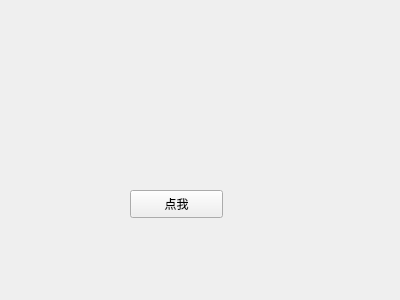
<?xml version="1.0" encoding="UTF-8"?>
<ui version="4.0">
 <class>Form</class>
 <widget class="QWidget" name="Form">
  <property name="geometry">
   <rect>
    <x>0</x>
    <y>0</y>
    <width>400</width>
    <height>300</height>
   </rect>
  </property>
  <property name="windowTitle">
   <string>Form</string>
  </property>
  <widget class="QPushButton" name="pushButton">
   <property name="geometry">
    <rect>
     <x>130</x>
     <y>190</y>
     <width>93</width>
     <height>28</height>
    </rect>
   </property>
   <property name="text">
    <string>点我</string>
   </property>
  </widget>
 </widget>
 <resources/>
 <connections/>
</ui>
